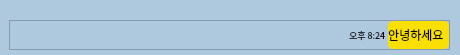
<?xml version="1.0" encoding="UTF-8"?>
<ui version="4.0">
 <class>Form</class>
 <widget class="QWidget" name="Form">
  <property name="geometry">
   <rect>
    <x>0</x>
    <y>0</y>
    <width>460</width>
    <height>55</height>
   </rect>
  </property>
  <property name="minimumSize">
   <size>
    <width>460</width>
    <height>55</height>
   </size>
  </property>
  <property name="maximumSize">
   <size>
    <width>460</width>
    <height>55</height>
   </size>
  </property>
  <property name="windowTitle">
   <string>Form</string>
  </property>
  <widget class="QWidget" name="widget" native="true">
   <property name="geometry">
    <rect>
     <x>0</x>
     <y>0</y>
     <width>460</width>
     <height>55</height>
    </rect>
   </property>
   <property name="styleSheet">
    <string notr="true">background-color: rgb(174, 200, 221);</string>
   </property>
   <widget class="QFrame" name="frame">
    <property name="geometry">
     <rect>
      <x>9</x>
      <y>20</y>
      <width>441</width>
      <height>30</height>
     </rect>
    </property>
    <property name="frameShape">
     <enum>QFrame::StyledPanel</enum>
    </property>
    <property name="frameShadow">
     <enum>QFrame::Raised</enum>
    </property>
    <layout class="QHBoxLayout" name="horizontalLayout">
     <property name="spacing">
      <number>0</number>
     </property>
     <property name="leftMargin">
      <number>0</number>
     </property>
     <property name="topMargin">
      <number>0</number>
     </property>
     <property name="rightMargin">
      <number>0</number>
     </property>
     <property name="bottomMargin">
      <number>0</number>
     </property>
     <item>
      <spacer name="horizontalSpacer">
       <property name="orientation">
        <enum>Qt::Horizontal</enum>
       </property>
       <property name="sizeHint" stdset="0">
        <size>
         <width>361</width>
         <height>20</height>
        </size>
       </property>
      </spacer>
     </item>
     <item>
      <widget class="QLabel" name="label_2">
       <property name="font">
        <font>
         <family>G마켓 산스 TTF Medium</family>
         <pointsize>7</pointsize>
        </font>
       </property>
       <property name="text">
        <string>오후 8:24 </string>
       </property>
      </widget>
     </item>
     <item>
      <widget class="QLabel" name="label">
       <property name="font">
        <font>
         <family>G마켓 산스 TTF Medium</family>
        </font>
       </property>
       <property name="styleSheet">
        <string notr="true">background-color: rgb(249, 224, 0);
border-width:1px;
border-color:white;
border-radius:5px;</string>
       </property>
       <property name="text">
        <string>안녕하세요  </string>
       </property>
       <property name="alignment">
        <set>Qt::AlignCenter</set>
       </property>
      </widget>
     </item>
    </layout>
   </widget>
  </widget>
 </widget>
 <resources/>
 <connections/>
</ui>
